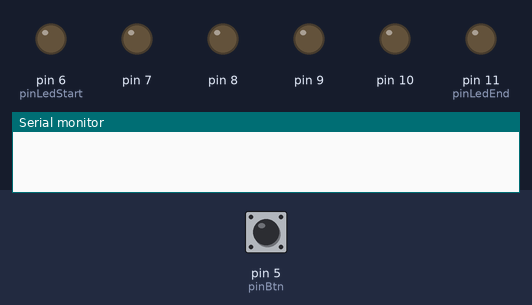
This sketch was run on a simulated Arduino Uno, built with avr-gcc and run on an emulated ATmega328P. On the bench: output pins drawn as LEDs (lit = HIGH), the last lines printed to the serial monitor. The test bench sets the inputs (shaded band); at power-on: pin 5 (pinBtn) HIGH.

Above: at 1.0 s.
At 2.7 s:
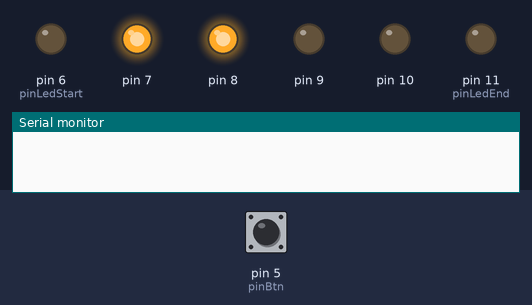
At 3.7 s:
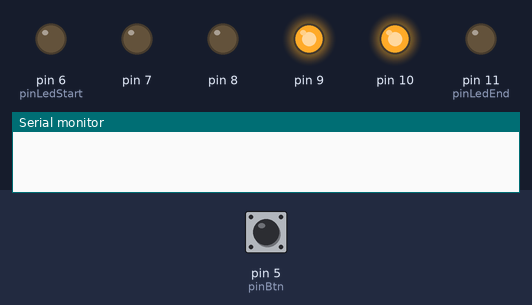
At 4.7 s:
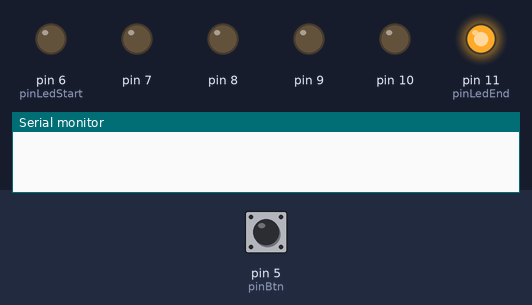
At 6.2 s:
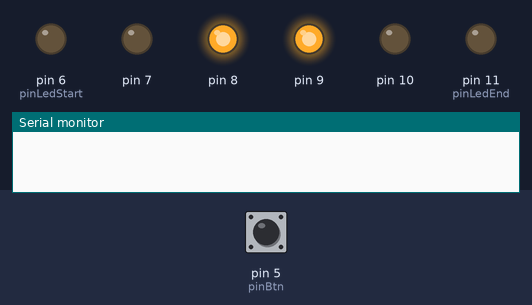
At 11.2 s:
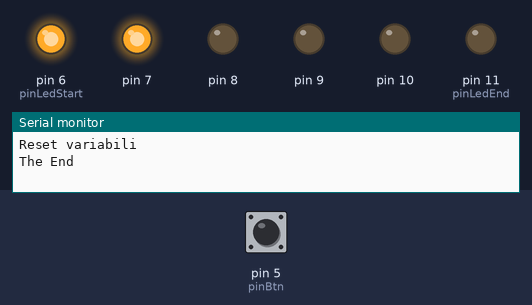
Timing chart, 0 to 11.7 s (numbered marks = the images above):
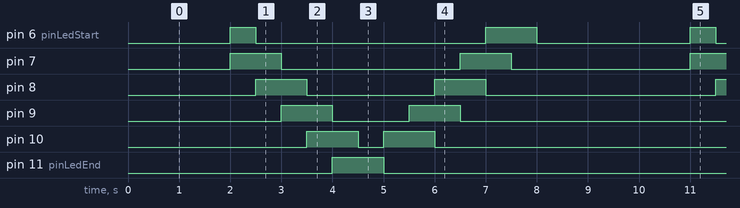

The sketch:

Controllino_KIT.ino
```cpp
int pinBtn = 5;
int pinLedStart = 6;
int pinLedEnd = 11;
int buttonState;
long countStart = 0;
bool attivo = true;
bool ledStatus = true;

void setup() {
  Serial.begin(9600);
  pinMode(pinBtn, INPUT_PULLUP);
  for (int i = pinLedStart; i <= pinLedEnd; i++){
    pinMode(i, OUTPUT);
  }
}

void loop() {
  buttonState = digitalRead(5);

  if (buttonState == HIGH){
    long startTime = millis();
    while(attivo){
      if (millis() - startTime >= 2000){
        while(ledStatus){
          Blinking2();
          buttonState = digitalRead(5);
          if (buttonState == HIGH){
                ledStatus = false;
                attivo = false;
                Serial.println("Reset variabili");
          }
        }
      }
    }
    attivo = true;
    ledStatus = true;
    Serial.println("The End");
    delay(1000);
  }

}
void Blinking2(){
    for (int i = pinLedStart; i <= pinLedEnd + 1; i++){
      digitalWrite(i, HIGH);
      if (i != pinLedStart){
        delay(500);
        digitalWrite(i - 1, LOW);
      } else {
      }
    }

    for (int i = pinLedEnd; i >= pinLedStart; i--){
      if (i != pinLedStart){
        digitalWrite(i - 1, HIGH);
        delay(500);
      } else {
        delay(500);
        digitalWrite(i, LOW);
      }
      digitalWrite(i, LOW);
    }

}
```

Measured:
- by itself, pin 6 (pinLedStart): repeats every 9.0 s: LOW 4.5 s, HIGH 1.0 s, LOW 3.0 s, HIGH 0.50 s
- by itself, pin 7: alternates HIGH for 1.0 s and LOW for 3.5 s
- by itself, pin 8: repeats every 9.0 s: LOW 2.5 s, HIGH 1.0 s, LOW 4.5 s, HIGH 1.0 s
- by itself, pin 9: repeats every 9.0 s: LOW 1.5 s, HIGH 1.0 s, LOW 5.5 s, HIGH 1.0 s
- by itself, pin 10: repeats every 9.0 s: LOW 0.50 s, HIGH 1.0 s, LOW 6.5 s, HIGH 1.0 s
- by itself, pin 11 (pinLedEnd): alternates HIGH for 1.0 s and LOW for 8.0 s
